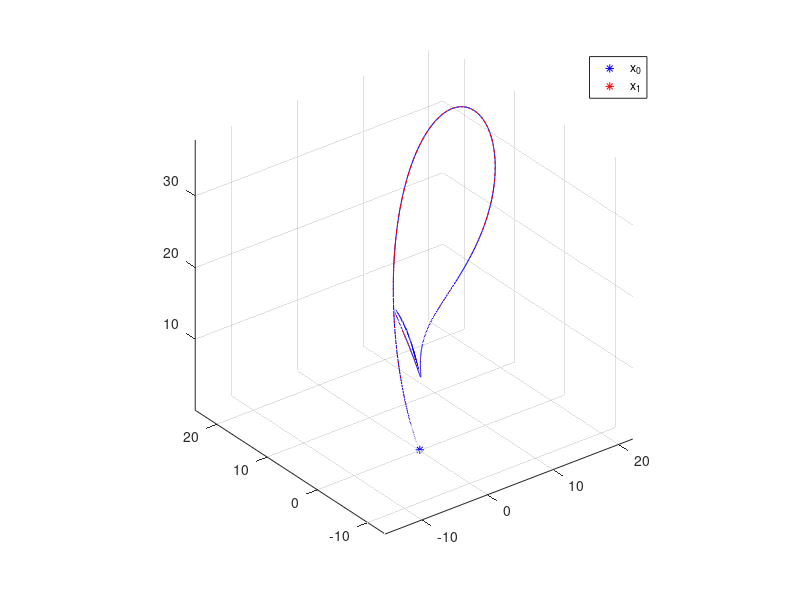

The MATLAB script that drew this image:
function LorenzSolver(x0,delx0,ns,fn)
%------------------------------------------------
% Description:
%   Use 4-order Runge-Kutta method to solve the Lorenz equations,
%     which has the following character equation:
%   (C + lambda)[lambda^2 + lambda*(A + 1) + A*(1 - B)] = 0.
%     and several critical Points:
%   B = 0; 1; 1.3456; 13.926; 24.06; 24.7368.
% Definition of parameters:
%   ns: sample number
%   fn: numerical frequency
% Author:         Yunfan Huang (Tsinghua Univ.)
% Last Updated:   Mar 16
%------------------------------------------------

% set the default value
if nargin < 2
  x0 = [0.1 0.1 0.1];
  delx0 = [1e-2 1e-2 1e-2];
end
if nargin < 4
  ns = 2^10;
  fn = 2^8;
end
dt = 1/fn;    % time step
% set global variables
global A B C
A = 10;
B = 22.5;
C = 8/3;
% initialization of the trajectory vector
x = zeros(ns,6);
x1 = x0 + delx0;
x(1,1:3) = x0;
x(1,4:6) = x1;

%% calculate the trajectory
tic
for k=2:ns
  [dx0,dy0,dz0] = dxdt_Lorenz3(x(k-1,1),x(k-1,2),x(k-1,3),dt);
  [dx1,dy1,dz1] = dxdt_Lorenz3(x(k-1,4),x(k-1,5),x(k-1,6),dt);
  x(k,1) = x(k-1,1) + dx0;
  x(k,2) = x(k-1,2) + dy0;
  x(k,3) = x(k-1,3) + dz0;
  x(k,4) = x(k-1,4) + dx1;
  x(k,5) = x(k-1,5) + dy1;
  x(k,6) = x(k-1,6) + dz1;
end
toc

%% save the results to file
filename = ...
  sprintf('%s','data_B',num2str(B),...
    '_x',num2str(x0(1,1)),'_y',num2str(x0(1,2)),'_z',num2str(x0(1,3)),...
    '_dx',num2str(delx0(1,1)),'_dy',num2str(delx0(1,2)),'_dz',num2str(delx0(1,3)),...
    '_spec.mat');
save(filename,'x','x0','delx0','A','B','C','fn');

% figure for test
figure
plot3(x0(1,1),x0(1,2),x0(1,3),'b*',x1(1,1),x1(1,2),x1(1,3),'r*');
legend('x_0','x_1');
hold on
plot3(x(:,1),x(:,2),x(:,3),'b-',x(:,4),x(:,5),x(:,6),'r-');
legend('x_0','x_1')
axis('equal');
grid on;

end

%% 4-order Runge-Kutta method
function [dx,dy,dz] = dxdt_Lorenz3(x,y,z,h)

K1 = f31(x,y,z);
L1 = f32(x,y,z);
M1 = f33(x,y,z);

K2 = f31(x + h*K1/2,y + h*L1/2,z + h*M1/2);
L2 = f32(x + h*K1/2,y + h*L1/2,z + h*M1/2);
M2 = f33(x + h*K1/2,y + h*L1/2,z + h*M1/2);

K3 = f31(x + h*K2/2,y + h*L2/2,z + h*M2/2);
L3 = f32(x + h*K2/2,y + h*L2/2,z + h*M2/2);
M3 = f33(x + h*K2/2,y + h*L2/2,z + h*M2/2);

K4 = f31(x + h*K3,y + h*L3, z + h*M3);
L4 = f32(x + h*K3,y + h*L3, z + h*M3);
M4 = f33(x + h*K3,y + h*L3, z + h*M3);

dx = (K1 + 2*K2 + 2*K3 + K4)*h/6;
dy = (L1 + 2*L2 + 2*L3 + L4)*h/6;
dz = (M1 + 2*M2 + 2*M3 + M4)*h/6;
end

%% definition of the time-invariant system
function g=f31(x,y,z)
global A B C
g = - A* x + A * y;
end
function g=f32(x,y,z)
global A B C
g = B * x - y - x*z;
end
function g=f33(x,y,z)
global A B C
g = -C * z + x*y;
end